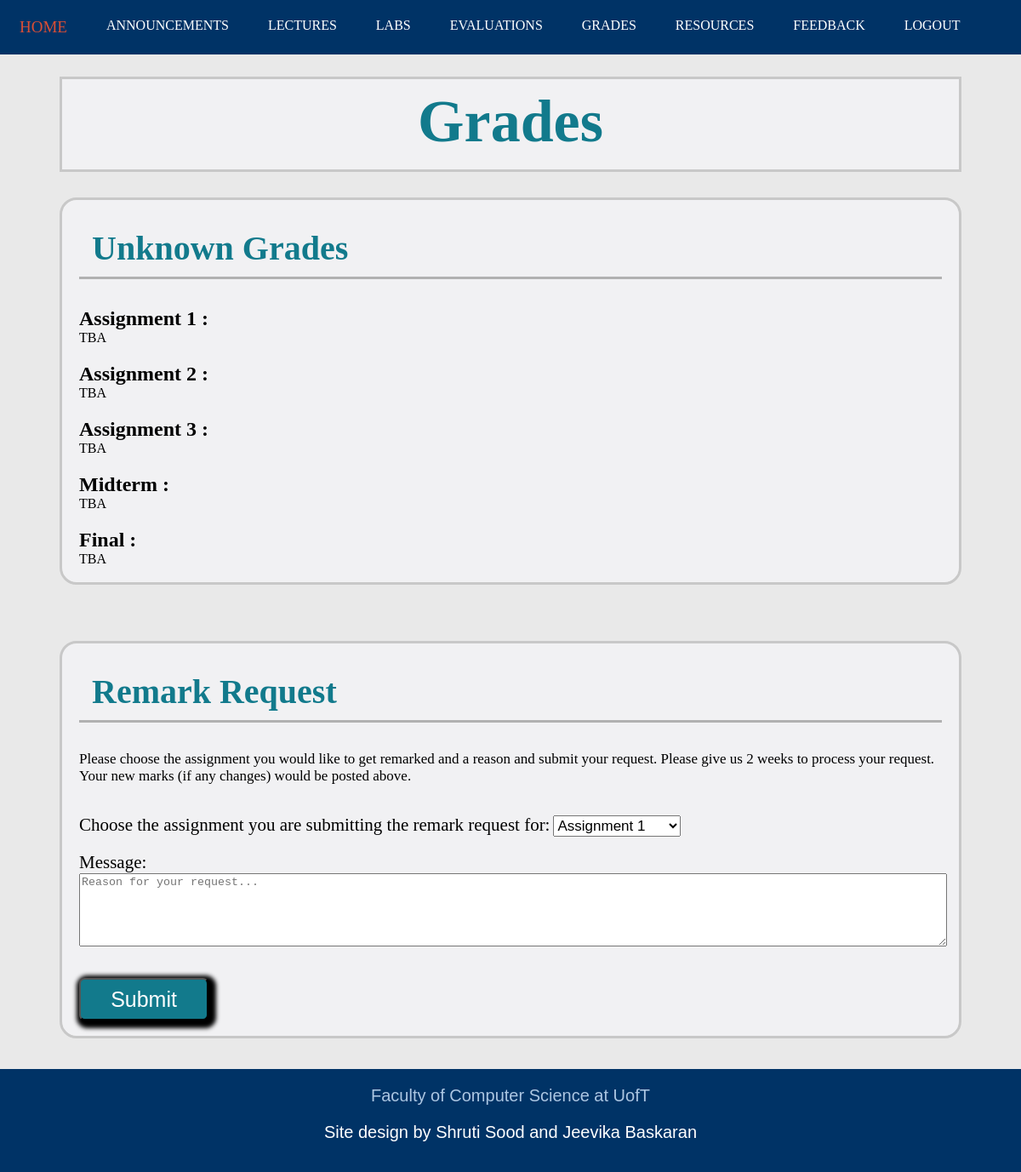
/grades_s.html (signed in), run on an earlier commit of the app's database.
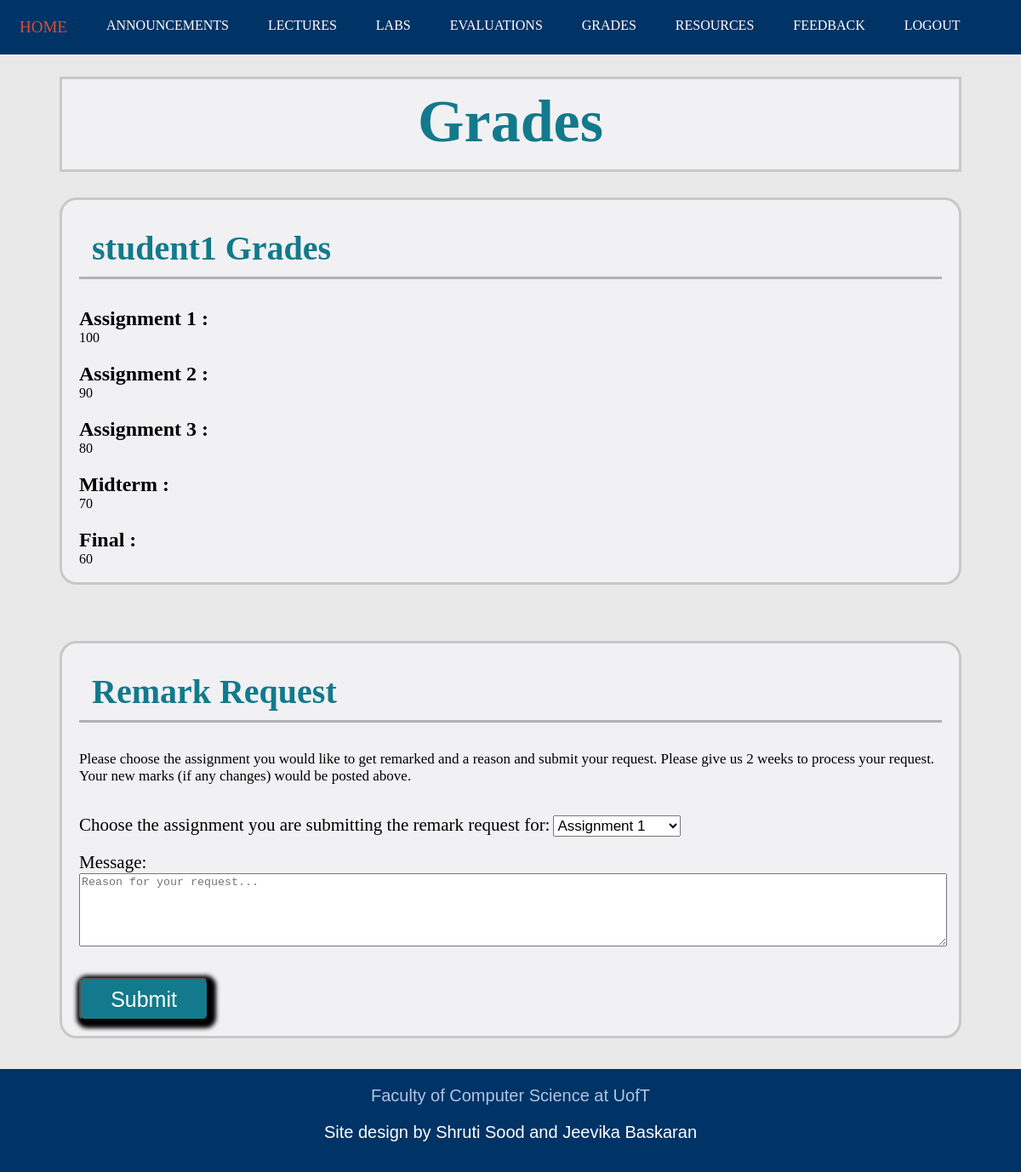
And on a later commit of the database.
### tables this page shows
CREATE TABLE "Grades" (
	"UtorID"	TEXT,
	"A1"	INTEGER,
	"A2"	INTEGER,
	"A3"	INTEGER,
	"Midterm"	INTEGER,
	"Final"	INTEGER,
	PRIMARY KEY("UtorID")
);

### app.py (the view)
@app.route('/grades_s.html')
def grades_s():
    if session.get('current_login') == None:
        return render_template('login.html')
    else:
        Assgn1 = 'TBA'
        Assgn2 = 'TBA'
        Assgn3 = 'TBA'
        TT = 'TBA'
        Fin = 'TBA'
        name = 'Unknown'
        sql = """ SELECT * FROM Grades """
        grades = db.engine.execute(text(sql))
        for student in grades:
            if session['current_login'] == student['UtorID'] :
                Assgn1 = student['A1']
                Assgn2 = student['A2']
                Assgn3 = student['A3']
                TT = student['Midterm']
                Fin = student['Final']
                name = session['name']
        return render_template('grades_s.html', UserName = name, Ass1 = Assgn1, Ass2 = Assgn2, Ass3 = Assgn3, Mid = TT,
                               Fi = Fin)

### templates/grades_s.html (shortened to what this page needs)
<!DOCTYPE html>
<html>
<head>
	<link rel="stylesheet" type="text/css" href="static/StyleSheets/gradesS.css">
	<link rel="stylesheet" type="text/css" href="static/StyleSheets/headerfooter.css">
</head>
<body>
	<div class = "navbar">
		<a href="index_s.html">HOME</a>
		<a href="announcements_s.html">ANNOUNCEMENTS</a>
		<a href="lectures_s.html">LECTURES</a>
		<a href="labs_s.html">LABS</a>
		<a href="evaluations_s.html">EVALUATIONS</a>
		<a href="grades_s.html">GRADES</a>
		<a href="resources_s.html">RESOURCES</a>
		<a href="feedback_s.html">FEEDBACK</a>
		<a href="logout">LOGOUT</a>
	</div>
	<div class = "title">
		<section class="title_sec">
			<h1>Grades</h1>
		</section>
	</div>
	<div class = "grade">
		<section class="my_grade">
			<h1>{{UserName}} Grades</h1>
			<h2>Assignment 1 : </h2> {{Ass1}}
			<h2>Assignment 2 : </h2> {{Ass2}}
			<h2>Assignment 3 : </h2> {{Ass3}}
			<h2>Midterm : </h2> {{Mid}}
			<h2>Final : </h2> {{Fi}}
			<br><br>
		</section>
	</div>
	<br>
	<br>
	<div class = "remark">
		<section class="remark_request">
			<h1>Remark Request</h1>
			<p>Please choose the assignment you would like to get remarked and a reason and submit your request. Please give us 2 weeks to process your request. Your new marks (if any changes) would be posted above.</p>
			<br>
			<div class = "formsection">
				<form action = "RemarkRequest" method = "POST">
					<label for = "Menu">Choose the assignment you are submitting the remark request for:</label>
					<select id = "assgn" name = "assgn" class = "assgn">
			            <option value = "A1">Assignment 1</option>
			        </select>
			        <br><br>
					<label for = "Message">Message: </label><br>
					<textarea id="Message" name = "Message" placeholder = "Reason for your request..."></textarea>
					<br></br>
					<input type="submit" value="Submit" class="subBttn">
				</form>
			</div>
			<br>
		</section>
	</div>
	<br><br>
	<div class = "footer">
		<a href="https://web.cs.toronto.edu/" target="_blank">Faculty of Computer Science at UofT</a>
		<p>Site design by Shruti Sood and Jeevika Baskaran</p>
	</div>
</body>
</html>

### static/StyleSheets/gradesS.css (style rules this page uses)
.title { margin-top: 90px; background-color: #F1F1F3; margin-left: 70px; margin-right: 70px; }
.title_sec { padding-left: 10px; padding-right: 10px; border: solid; border-color: #C8C8C8; display: block; }
.title_sec h1 { color: #127a8c; font-size: 70px; text-align: center; margin:10px; }
.grade { margin-top: 30px; margin-left: 70px; margin-right: 70px; }
.my_grade { padding-left: 20px; padding-right: 20px; border: solid; border-color: #C8C8C8; display: block; border-radius: 20px; background-color: #F1F1F3; }
.my_grade h1 { color: #127a8c; padding-bottom: 10px; padding-left: 15px; font-size: 40px; border-bottom: solid; border-bottom-color: #B1B1B1; }
.my_grade h2 { margin-bottom: 0px; }
.remark { margin-top: 30px; margin-left: 70px; margin-right: 70px; }
.remark_request { padding-left: 20px; padding-right: 20px; border: solid; border-color: #C8C8C8; display: block; border-radius: 20px; background-color: #F1F1F3; }
.remark_request h1 { color: #127a8c; padding-bottom: 10px; padding-left: 15px; font-size: 40px; border-bottom: solid; border-bottom-color: #B1B1B1; }
.remark_request p { font-size: 17px; }
.remark_request label { font-size: 21px; }
.remark textarea { padding top:20px; width: 100%; height:80px; }
.subBttn { align-self: center; margin-top: 15px; font-size: 30px; border-radius: 0.4rem; box-shadow: 3px 3px 5px 6px #000000; }
.assgn { height : 25px; width : 150px; font-size: 17px; }
input[type=submit] { width:15%; height:50px; font-size:25px; background-color: #127a8c; color: white; align-items: center; }

### static/StyleSheets/headerfooter.css (style rules this page uses)
body { margin:0px; border:0px; padding:0px; background-color: #E9E9E9; }
.navbar { background-color: #003366; position: fixed; top: 0; overflow: hidden; width: 100%; }
.navbar a { float: left; color: white; text-align: center; padding: 21px 23px; text-decoration: none; font-size: 16px; }
.footer { background-color: #003366; overflow: hidden; min-height: 12vh; padding-top: 20px; padding-bottom: 5px; font-family:'Poppins', sans-serif; text-align: center; }
.footer a { color: #ACC6E2; padding-top: : 20px; text-decoration: none; font-size: 20px; }
.footer p { color: white; font-size: 20px; }

What changed in the data, as far as the page shows it:
added Grades: UtorID "student1"
Also different on the page:
{{ Ass1 }}: "TBA" → "100"
{{ Ass2 }}: "TBA" → "90"
{{ Ass3 }}: "TBA" → "80"
{{ Mid }}: "TBA" → "70"
{{ Fi }}: "TBA" → "60"
{{ UserName }}: "Unknown" → (not shown)
